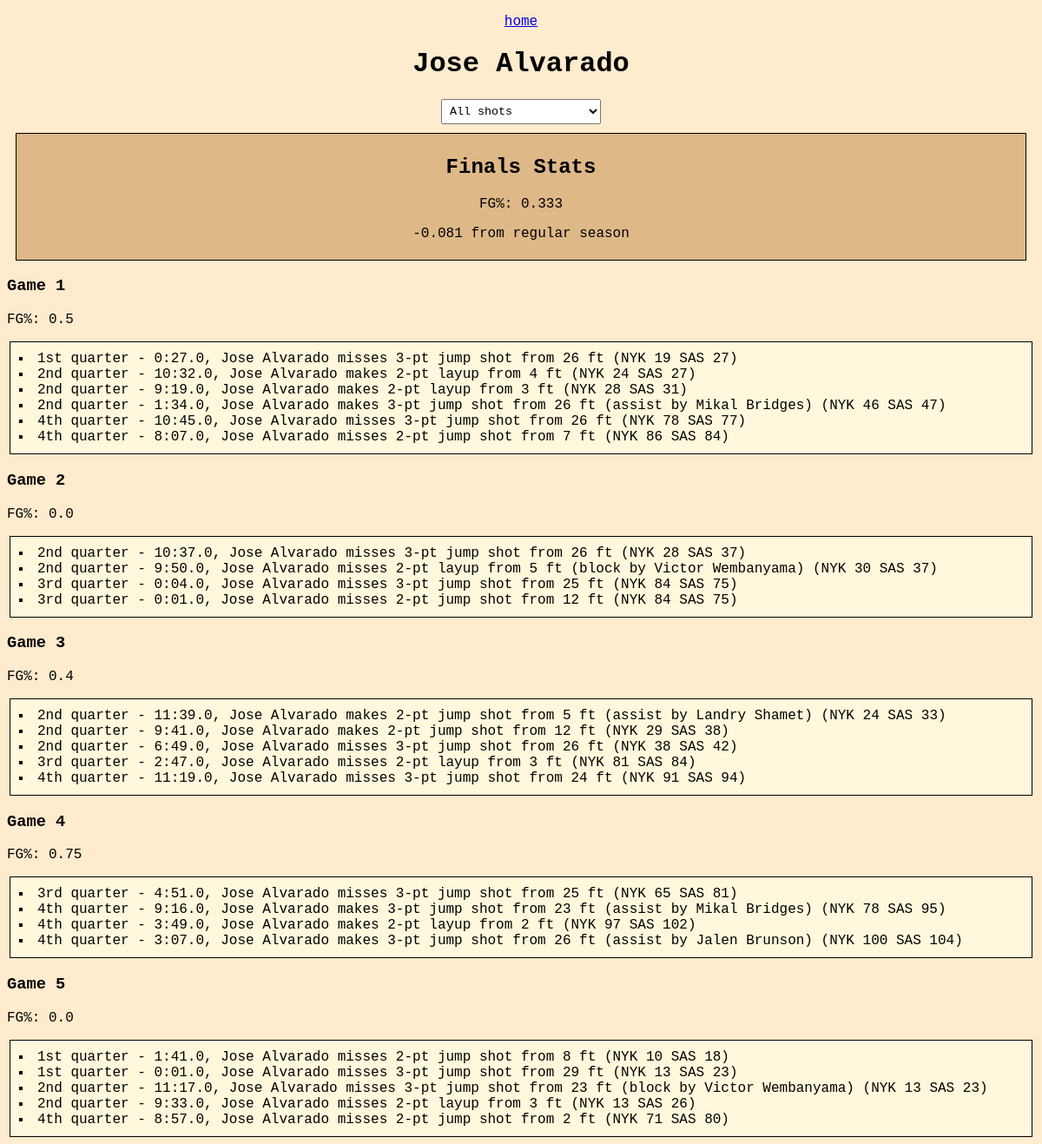
/alvarjo01, run on the app's committed database.
### tables this page shows
CREATE TABLE knicksreg (
	"Rk" BIGINT, 
	"Player" TEXT, 
	"WS" FLOAT, 
	"Season" TEXT, 
	"Age" BIGINT, 
	"Team" TEXT, 
	"G" BIGINT, 
	"GS" BIGINT, 
	"AS" BIGINT, 
	"MP" FLOAT, 
	"FG" FLOAT, 
	"FGA" FLOAT, 
	"2P" FLOAT, 
	"2PA" FLOAT, 
	"3P" FLOAT, 
	"3PA" FLOAT, 
	"FT" FLOAT, 
	"FTA" FLOAT, 
	"ORB" FLOAT, 
	"DRB" FLOAT, 
	"TRB" FLOAT, 
	"AST" FLOAT, 
	"STL" FLOAT, 
	"BLK" FLOAT, 
	"TOV" FLOAT, 
	"PF" FLOAT, 
	"PTS" FLOAT, 
	"FG%" FLOAT, 
	"2P%" FLOAT, 
	"3P%" FLOAT, 
	"FT%" FLOAT, 
	"TS%" FLOAT, 
	"eFG%" FLOAT, 
	"Pos" TEXT, 
	"Playeradditional" TEXT
);

CREATE TABLE knicks (
	"Rk" BIGINT, 
	"Player" TEXT, 
	"Date" TEXT, 
	"Tm" TEXT, 
	" " TEXT, 
	"Opp" TEXT, 
	" .1" TEXT, 
	"Qtr" TEXT, 
	"Time" TEXT, 
	"Result" TEXT, 
	"Description" TEXT, 
	"Playeradditional" TEXT
);

### app.py (the view)
@app.route("/<playerid>")
def playerid(playerid):
    connection = sqlite3.connect('data.db')
    term = connection.cursor()
    allshots = []
    allmakes = [0,0,0,0,0]
    allmisses = [0,0,0,0,0]
    fgpercent = [0,0,0,0,0]
    term.execute("SELECT * FROM KNICKS WHERE Playeradditional = '" + playerid + "'")
    for row in term.fetchall():
        if "make" in row[10]:
            match row[2]:
                case "2026-06-03":
                    allmakes[0] += 1
                case "2026-06-05":
                    allmakes[1] += 1
                case "2026-06-08":
                    allmakes[2] += 1
                case "2026-06-10":
                    allmakes[3] += 1
                case "2026-06-13":
                    allmakes[4] += 1
        else:
            match row[2]:
                case "2026-06-03":
                    allmisses[0] += 1
                case "2026-06-05":
                    allmisses[1] += 1
                case "2026-06-08":
                    allmisses[2] += 1
                case "2026-06-10":
                    allmisses[3] += 1
                case "2026-06-13":
                    allmisses[4] += 1
        allshots.append(row)
    for i in range(5):
        if (allmakes[i] + allmisses[i]) == 0:
            fgpercent[i] = 0
        else:
            fgpercent[i] = round(allmakes[i] / (allmakes[i] + allmisses[i]), 3)
    term.execute("SELECT * FROM KNICKSREG WHERE Playeradditional = '" + playerid + "'")
    playerstats =  term.fetchone()
    connection.commit()
    connection.close()
    return render_template('player_id.html.jinja', allshots=allshots, url=1, playerstats = playerstats, makes=allmakes, misses=allmisses, percent = fgpercent, playerid=playerid)

### templates/player_id.html.jinja (shortened to what this page needs)
<!DOCTYPE html>
<html lang="en">
<body>
    <p class = "center"><a href = "/">home</a></p>
    <h1>{{ playerstats[1] }}</h1>
    {% set allmakes = makes | sum %}
    {% set allmisses = misses | sum %}
    {% if (allmakes + allmisses) == 0 %}
        {% set shootingpercent = 0 %}
    {% else %}
        {% set shootingpercent = (allmakes / (allmakes + allmisses)) | round(3) %}
    {% endif %}
    {% if url == 1 %}
        <div class = "selectcontainer">
            <select id = "shotschoice" onchange = "reloadShots()">
                <option selected value = "all">All shots</option>
            </select>
        </div>
        <div class = "statsborder">
            <h2 class = "center">Finals Stats</h2>
            <p class = "center">FG%: {{ shootingpercent }}</p>
            {% if (((shootingpercent - playerstats[27]) | round(3)) > 0) %}
                <p class = "center">+{{ (shootingpercent - playerstats[27]) | round(3) }} from regular season</p>
            {% else %}
                <p class = "center">{{ (shootingpercent - playerstats[27]) | round(3) }} from regular season</p>
            {% endif %}
        </div>
    {% endif %}
    <h3>Game 1</h3>
    {% if url == 1 %}
        <p>FG%: {{ percent[0] }}</p>
    {% elif url == 2 %}
        <p>2-pt FG%: {{ percent[0] }}</p>
    {% else %}
        <p>3-pt FG%: {{ percent[0] }}</p>
    {% endif %}
    <ul id = "g1">
        {% for item in allshots %}
            {% if item[2] == "2026-06-03"%}
                <li>{{ item[7] }} quarter - {{ item[8] }}, {{ item[10] }}</li>
            {% endif %}
        {% endfor %}
    </ul>
    <h3>Game 2</h3>
    {% if url == 1 %}
        <p>FG%: {{ percent[1] }}</p>
    {% elif url == 2 %}
        <p>2-pt FG%: {{ percent[1] }}</p>
    {% else %}
        <p>3-pt FG%: {{ percent[1] }}</p>
    {% endif %}
    <ul id = "g2">
        {% for item in allshots %}
            {% if item[2] == "2026-06-05"%}
                <li>{{ item[7] }} quarter - {{ item[8] }}, {{ item[10] }}</li>
            {% endif %}
        {% endfor %}
    </ul>
    <h3>Game 3</h3>
    {% if url == 1 %}
        <p>FG%: {{ percent[2] }}</p>
    {% elif url == 2 %}
        <p>2-pt FG%: {{ percent[2] }}</p>
    {% else %}
        <p>3-pt FG%: {{ percent[2] }}</p>
    {% endif %}
    <ul id = "g3">
        {% for item in allshots %}
            {% if item[2] == "2026-06-08"%}
                <li>{{ item[7] }} quarter - {{ item[8] }}, {{ item[10] }}</li>
            {% endif %}
        {% endfor %}
    </ul>
    <h3>Game 4</h3>
    {% if url == 1 %}
        <p>FG%: {{ percent[3] }}</p>
    {% elif url == 2 %}
        <p>2-pt FG%: {{ percent[3] }}</p>
    {% else %}
        <p>3-pt FG%: {{ percent[3] }}</p>
    {% endif %}
    <ul id = "g4">
        {% for item in allshots %}
            {% if item[2] == "2026-06-10"%}
                <li>{{ item[7] }} quarter - {{ item[8] }}, {{ item[10] }}</li>
            {% endif %}
        {% endfor %}
    </ul>
    <h3>Game 5</h3>
    {% if url == 1 %}
        <p>FG%: {{ percent[4] }}</p>
    {% elif url == 2 %}
        <p>2-pt FG%: {{ percent[4] }}</p>
    {% else %}
        <p>3-pt FG%: {{ percent[4] }}</p>
    {% endif %}
    <ul id = "g5">
        {% for item in allshots %}
            {% if item[2] == "2026-06-13"%}
                <li>{{ item[7] }} quarter - {{ item[8] }}, {{ item[10] }}</li>
            {% endif %}
        {% endfor %}
    </ul>
</body>
</html>

### templates/player_id.html.jinja (style rules this page uses)
body { background-color: blanchedalmond; }
h2, h3 { font-family: 'Courier New', Courier, monospace; }
h1 { font-family: 'Courier New', Courier, monospace; text-align: center; }
p { font-family: 'Courier New', Courier, monospace; }
ul { list-style-type: square; border: 1px solid black; margin: 3px; padding: 10px; list-style-position: inside; background-color:cornsilk; }
li { font-family: 'Courier New', Courier, monospace; }
select { padding: 5px; font-family: 'Courier New', Courier, monospace; }
.selectcontainer { display: flex; justify-content: center; align-items: center; }
.center { text-align: center; }
.statsborder { border: 1px solid black; background-color: burlywood; padding: 5px; margin: 10px; }

### data on the page
knicksreg: Player "Jose Alvarado", (shootingpercent-playerstats[27])|round(3) "-0.081"
knicks: Qtr "1st", Time "0:27.0", Description "Jose Alvarado misses 3-pt jump shot from 26 ft (NYK 19 SAS 27)"
knicks: Qtr "2nd", Time "10:32.0", Description "Jose Alvarado makes 2-pt layup from 4 ft (NYK 24 SAS 27)"
knicks: Qtr "2nd", Time "9:19.0", Description "Jose Alvarado makes 2-pt layup from 3 ft (NYK 28 SAS 31)"
knicks: Qtr "2nd", Time "1:34.0", Description "Jose Alvarado makes 3-pt jump shot from 26 ft (assist by Mikal Bridges) (NYK 46 SAS 47)"
knicks: Qtr "4th", Time "10:45.0", Description "Jose Alvarado misses 3-pt jump shot from 26 ft (NYK 78 SAS 77)"
knicks: Qtr "4th", Time "8:07.0", Description "Jose Alvarado misses 2-pt jump shot from 7 ft (NYK 86 SAS 84)"
knicks: Qtr "2nd", Time "10:37.0", Description "Jose Alvarado misses 3-pt jump shot from 26 ft (NYK 28 SAS 37)"
knicks: Qtr "2nd", Time "9:50.0", Description "Jose Alvarado misses 2-pt layup from 5 ft (block by Victor Wembanyama) (NYK 30 SAS 37)"
knicks: Qtr "3rd", Time "0:04.0", Description "Jose Alvarado misses 3-pt jump shot from 25 ft (NYK 84 SAS 75)"
knicks: Qtr "3rd", Time "0:01.0", Description "Jose Alvarado misses 2-pt jump shot from 12 ft (NYK 84 SAS 75)"
knicks: Qtr "2nd", Time "11:39.0", Description "Jose Alvarado makes 2-pt jump shot from 5 ft (assist by Landry Shamet) (NYK 24 SAS 33)"
knicks: Qtr "2nd", Time "9:41.0", Description "Jose Alvarado makes 2-pt jump shot from 12 ft (NYK 29 SAS 38)"
knicks: Qtr "2nd", Time "6:49.0", Description "Jose Alvarado misses 3-pt jump shot from 26 ft (NYK 38 SAS 42)"
knicks: Qtr "3rd", Time "2:47.0", Description "Jose Alvarado misses 2-pt layup from 3 ft (NYK 81 SAS 84)"
knicks: Qtr "4th", Time "11:19.0", Description "Jose Alvarado misses 3-pt jump shot from 24 ft (NYK 91 SAS 94)"
knicks: Qtr "3rd", Time "4:51.0", Description "Jose Alvarado misses 3-pt jump shot from 25 ft (NYK 65 SAS 81)"
knicks: Qtr "4th", Time "9:16.0", Description "Jose Alvarado makes 3-pt jump shot from 23 ft (assist by Mikal Bridges) (NYK 78 SAS 95)"
knicks: Qtr "4th", Time "3:49.0", Description "Jose Alvarado makes 2-pt layup from 2 ft (NYK 97 SAS 102)"
knicks: Qtr "4th", Time "3:07.0", Description "Jose Alvarado makes 3-pt jump shot from 26 ft (assist by Jalen Brunson) (NYK 100 SAS 104)"
knicks: Qtr "1st", Time "1:41.0", Description "Jose Alvarado misses 2-pt jump shot from 8 ft (NYK 10 SAS 18)"
knicks: Qtr "1st", Time "0:01.0", Description "Jose Alvarado misses 3-pt jump shot from 29 ft (NYK 13 SAS 23)"
knicks: Qtr "2nd", Time "11:17.0", Description "Jose Alvarado misses 3-pt jump shot from 23 ft (block by Victor Wembanyama) (NYK 13 SAS 23)"
knicks: Qtr "2nd", Time "9:33.0", Description "Jose Alvarado misses 2-pt layup from 3 ft (NYK 13 SAS 26)"
knicks: Qtr "4th", Time "8:57.0", Description "Jose Alvarado misses 2-pt jump shot from 2 ft (NYK 71 SAS 80)"

### other printed values
{{ shootingpercent }} "0.333"
{{ percent[0] }} "0.5"
{{ percent[1] }} "0.0"
{{ percent[2] }} "0.4"
{{ percent[3] }} "0.75"
{{ percent[4] }} "0.0"
